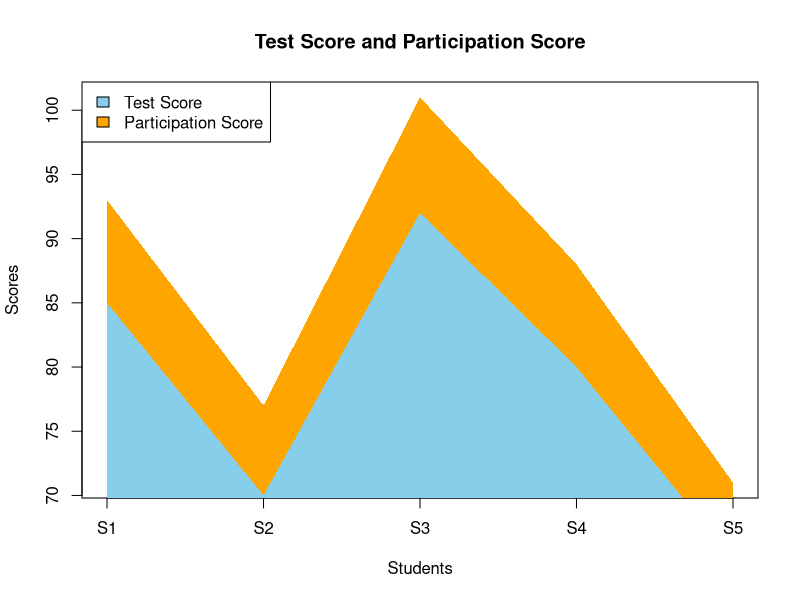
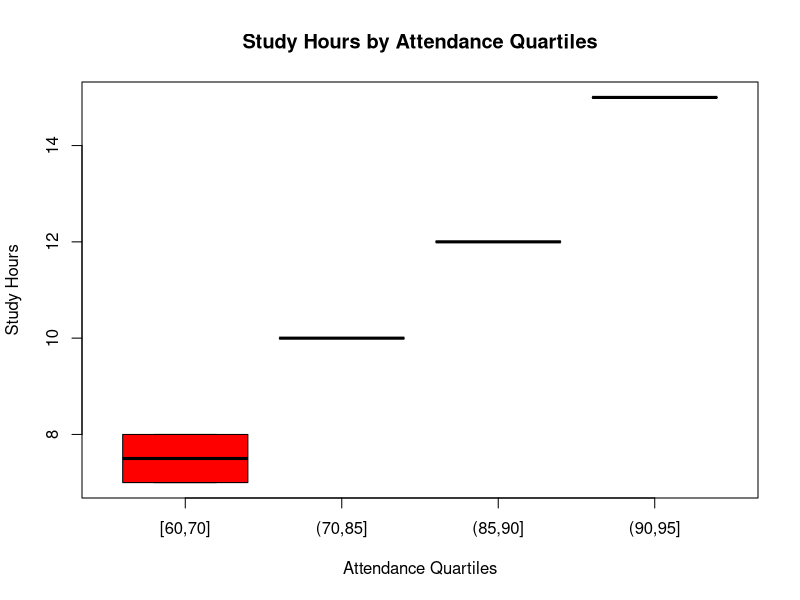
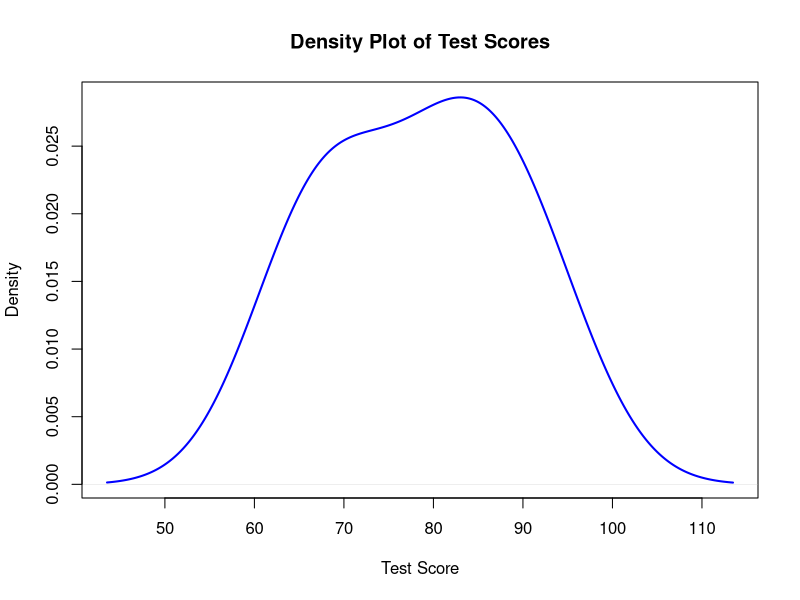

Write the R code that produced these figures, in order.
# Student Academic Performance Dataset
Student_ID <- c("S1","S2","S3","S4","S5")
Age <- c(19,21,20,22,23)
Study_Hours <- c(12,8,15,10,7)
Attendance <- c(90,70,95,85,60)
Test_Score <- c(85,70,92,80,65)
Participation_Score <- c(8,7,9,8,6)
student <- data.frame(
  Student_ID,
  Age,
  Study_Hours,
  Attendance,
  Test_Score,
  Participation_Score
)
print(student)
x <- 1:5

test <- student$Test_Score
participation <- student$Participation_Score

plot(x,
     test + participation,
     type="n",
     xaxt="n",
     xlab="Students",
     ylab="Scores",
     main="Test Score and Participation Score")

axis(1,
     at=1:5,
     labels=student$Student_ID)

polygon(c(x,rev(x)),
        c(rep(0,5),rev(test)),
        col="skyblue",
        border=NA)

polygon(c(x,rev(x)),
        c(test,
          rev(test+participation)),
        col="orange",
        border=NA)

legend("topleft",
       legend=c("Test Score","Participation Score"),
       fill=c("skyblue","orange"))
student$Attendance_Group <- cut(student$Attendance,
                                breaks=quantile(student$Attendance,
                                                probs=seq(0,1,0.25)),
                                include.lowest=TRUE)

boxplot(Study_Hours ~ Attendance_Group,
        data=student,
        col=rainbow(4),
        main="Study Hours by Attendance Quartiles",
        xlab="Attendance Quartiles",
        ylab="Study Hours")
plot(density(student$Test_Score),
     main="Density Plot of Test Scores",
     xlab="Test Score",
     col="blue",
     lwd=2)
